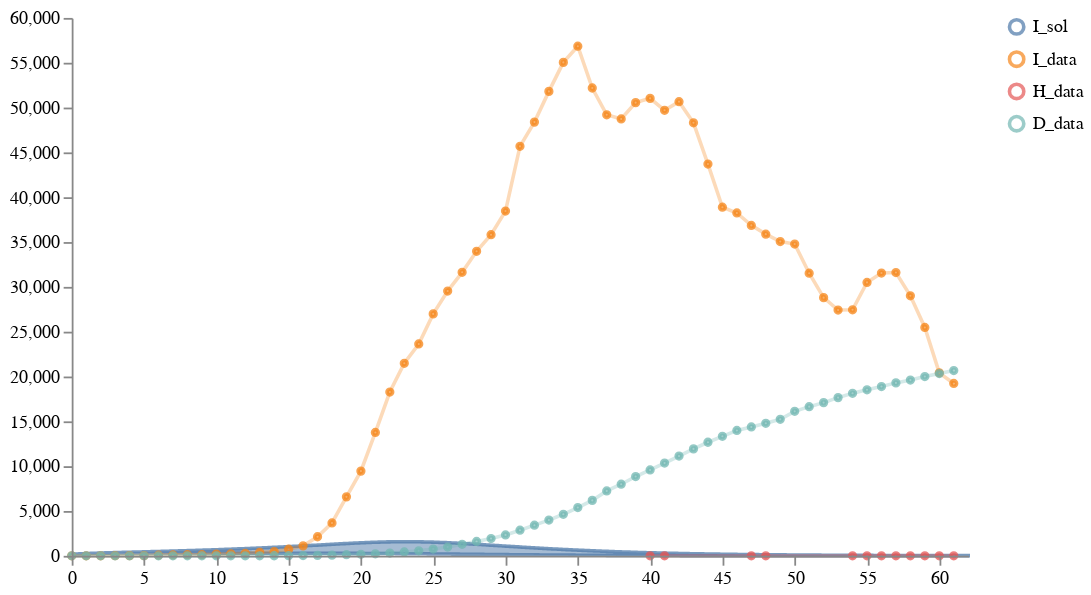

The notebook cell this image was saved under:
### Code cell
schema = plots.trajectories(pd.DataFrame(prior_samples["data"]), keep="I.*_sol",
                            points=all_data1.reset_index(drop=True).rename(columns={"I":"I_data", "H":"H_data", "D":"D_data"}))
schema = plots.pad(schema, 5)
plots.ipy_display(schema)

### Figure 1 — Vega specification as saved in the notebook (floating-point values rounded to 4 significant figures; data arrays with more than 128 entries replaced by an {"elided": "..."} marker saying what was removed)
{"$schema": "https://vega.github.io/schema/vega/v5.json", "axes": [{"name": "x_axis", "orient": "bottom", "scale": "xscale", "zindex": 100}, {"name": "y_axis", "orient": "left", "scale": "yscale", "zindex": 100}], "data": [{"name": "distributions", "values": {"elided": "621 records"}}, {"name": "traces", "transform": [{"expr": "isValid(datum.value)", "type": "filter"}], "values": []}, {"name": "points", "values": {"elided": "136 records"}}, {"name": "markers", "values": []}, {"name": "selected", "on": [{"remove": true, "trigger": "clear"}, {"remove": true, "trigger": "!shift"}, {"insert": "clicked", "trigger": "!shift && clicked"}, {"toggle": "clicked", "trigger": "shift && clicked"}]}], "height": 300, "legends": [{"encode": {"labels": {"interactive": true, "name": "legendLabel", "update": {"opacity": [{"test": "!length(data('selected')) || indata('selected', 'value', datum.value)", "value": 1}, {"value": 0.25}]}}, "symbols": {"interactive": true, "name": "legendSymbol", "update": {"fill": {"value": "transparent"}, "opacity": [{"test": "!length(data('selected')) || indata('selected', 'value', datum.value)", "value": 0.7}, {"value": 0.15}], "size": {"value": 64}, "strokeWidth": {"value": 2}}}}, "name": "color_legend", "stroke": "color"}], "marks": [{"from": {"facet": {"data": "points", "groupby": "trajectory", "name": "points_split"}}, "marks": [{"encode": {"hover": {"fillOpacity": {"value": 0.9}}, "update": {"fill": {"field": "trajectory", "scale": "color"}, "fillOpacity": [{"test": "!length(data('selected')) || indata('selected', 'value', datum.trajectory)", "value": 0.5}, {"value": 0.15}], "size": {"value": 10}, "stroke": {"field": "trajectory", "scale": "color"}, "strokeOpacity": [{"test": "!length(data('selected')) || indata('selected', 'value', datum.trajectory)", "value": 0.75}, {"value": 0.15}], "strokeWidth": {"value": 2}, "tooltip": {"field": "value"}, "x": {"field": "timepoint", "scale": "xscale"}, "y": {"field": "value", "scale": "yscale"}}}, "from": {"data": "points_split"}, "name": "_points_symbol", "type": "symbol", "zindex": 3}, {"encode": {"hover": {"fillOpacity": {"value": 0.9}}, "update": {"interpolate": {"value": "linear"}, "stroke": {"field": "trajectory", "scale": "color"}, "strokeOpacity": [{"test": "!length(data('selected')) || indata('selected', 'value', datum.trajectory)", "value": 0.3}, {"value": 0.1}], "strokeWidth": {"value": 2}, "x": {"field": "timepoint", "scale": "xscale"}, "y": {"field": "value", "scale": "yscale"}}}, "from": {"data": "points_split"}, "name": "_points_line", "type": "line", "zindex": 3}], "name": "_points", "type": "group", "zindex": 3}, {"from": {"facet": {"data": "traces", "groupby": "trajectory", "name": "traces_split"}}, "marks": [{"encode": {"hover": {"fillOpacity": {"value": 0.9}}, "update": {"interpolate": {"value": "linear"}, "stroke": {"field": "trajectory", "scale": "color"}, "strokeOpacity": [{"test": "!length(data('selected')) || indata('selected', 'value', datum.trajectory)", "value": 0.75}, {"value": 0.15}], "strokeWidth": {"value": 2}, "x": {"field": "timepoint", "scale": "xscale"}, "y": {"field": "value", "scale": "yscale"}}}, "from": {"data": "traces_split"}, "name": "_traces_lines", "type": "line"}], "name": "_traces", "type": "group", "zindex": 2}, {"from": {"facet": {"data": "distributions", "groupby": "trajectory", "name": "trajectory_split"}}, "marks": [{"encode": {"hover": {"fillOpacity": {"value": 0.9}}, "update": {"fill": {"field": "trajectory", "scale": "color"}, "fillOpacity": [{"test": "!length(data('selected')) || indata('selected', 'value', datum.trajectory)", "value": 0.5}, {"value": 0.15}], "interpolate": {"value": "linear"}, "stroke": {"field": "trajectory", "scale": "color"}, "strokeOpacity": [{"test": "!length(data('selected')) || indata('selected', 'value', datum.trajectory)", "value": 0.75}, {"value": 0.15}], "strokeWidth": {"value": 2}, "x": {"field": "timepoint", "scale": "xscale"}, "y": {"field": "upper", "scale": "yscale"}, "y2": {"field": "lower", "scale": "yscale"}}}, "from": {"data": "trajectory_split"}, "type": "area"}], "name": "_distributions", "type": "group", "zindex": 1}, {"marks": [{"encode": {"enter": {"stroke": {"value": "lightgray"}}, "update": {"opacity": {"value": 1}, "x": {"field": "timepoint", "scale": "xscale"}, "y": {"signal": "height"}, "y2": {"value": 0}}}, "from": {"data": "markers"}, "name": "_marker text", "type": "rule"}, {"encode": {"enter": {"fontSize": {"value": 8}, "text": {"field": "datum.label"}, "y": {"value": 0}}}, "from": {"data": "_marker text"}, "name": "_marker flags", "transform": [{"as": ["x", "_y", "opacity", "align", "baseline"], "lineAnchor": "start", "offset": [1], "size": {"signal": "[width, height]"}, "type": "label"}], "type": "text"}], "name": "_markers", "type": "group"}], "padding": 5, "scales": [{"domain": {"fields": [{"data": "distributions", "field": "timepoint"}, {"data": "traces", "field": "timepoint"}, {"data": "points", "field": "timepoint"}, {"data": "markers", "field": "timepoint"}]}, "name": "xscale", "range": "width", "type": "linear", "zero": false}, {"domain": {"fields": [{"data": "distributions", "field": "lower"}, {"data": "distributions", "field": "upper"}, {"data": "traces", "field": "value"}, {"data": "points", "field": "value"}]}, "name": "yscale", "nice": true, "range": "height", "type": "linear", "zero": true}, {"domain": {"fields": [{"data": "distributions", "field": "trajectory"}, {"data": "traces", "field": "trajectory"}, {"data": "points", "field": "trajectory"}]}, "name": "color", "range": "category", "type": "ordinal"}], "signals": [{"name": "clear", "on": [{"events": "mouseup[!event.item]", "force": true, "update": "true"}], "value": true}, {"name": "shift", "on": [{"events": "@legendSymbol:click, @legendLabel:click", "force": true, "update": "event.shiftKey"}], "value": false}, {"name": "clicked", "on": [{"events": "@legendSymbol:click, @legendLabel:click", "force": true, "update": "{value: datum.value}"}], "value": null}], "width": 500}
